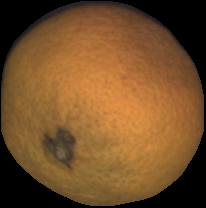
#> input picture data/mandarins/obj0002/im02.png, 206 x 208 px, found by its file name
$ jupyter execute notebook-axes-of-projected-ellipses.ipynb
#> lines starting #> are read from the running program, lines starting #| are printed output that depends on the picture; after the words box and inside, x2 and y2 are one past the last pixel; in counts of white or black regions, pixels touching at a corner belong together; long printed decimals are rounded
### covMatrix.py
# FUNCTION TO OBTAIN AXES OF THE PROJECTED ELLIPSE
import math
import numpy as np

def calculate_projected_axes(binary_mask):
    squared_mask = binary_mask ** 2
    x_indices, y_indices = np.indices(binary_mask.shape)
    n = np.count_nonzero(binary_mask)

    # ELEMENT (0,0) OF MATRIX
    sx = np.sum(x_indices * binary_mask)
    sxx = np.sum(x_indices * squared_mask)
    cx = sx / n
    cov_matrix_00 = (sxx / n) - cx ** 2

    # ELEMENT (1,1) OF MATRIX
    sy = np.sum(y_indices * binary_mask)
    syy = np.sum(y_indices * squared_mask)
    cy = sy / n
    cov_matrix_11 = (syy / n) - cy ** 2

    # ELEMENT (0, 1) and (1, 0) OF MATRIX
    sxy = np.sum(x_indices * y_indices * binary_mask)
    cov_matrix_10_01 = (sxy / n) - cx * cy

    # COVARIANCE MATRIX
    cov_matrix = [[cov_matrix_00, cov_matrix_10_01], [cov_matrix_10_01, cov_matrix_11]]
    eigenvalues = np.linalg.eigvals(cov_matrix)
    sorted_eigenvalues = np.sort(eigenvalues)[::-1]
    major_eigenvalue = sorted_eigenvalues[0]
    minor_eigenvalue = sorted_eigenvalues[-1]

    a = 2 * (math.sqrt(abs(major_eigenvalue)))  # semi major axis of projected ellipse
    b = 2 * (math.sqrt(abs(minor_eigenvalue)))  # semi minor axis of projected ellipse

    return [a, b] if a > b else [b, a]

### notebook-axes-of-projected-ellipses.ipynb
[cell 1]
# This code implements section 3.1.1 of the paper: 3D rotation of fruits
import matplotlib.pyplot as plt
import cv2
import numpy as np
import covMatrix

# image = cv2.imread("./data/mandarins/obj0008/im02.png")   # Prolate
# image = cv2.imread("./data/oranges/obj0002/im01.png")   # Shpere
image = cv2.imread("./data/tomatoes/obj0002/im02.png")   # Oblate
#> image is the input picture: shape (208, 206, 3); mean B, G, R 40.9, 78.3, 114.8

[cell 2]
print(image.shape)
#| (208, 206, 3)
plt.imshow(image)

[cell 3]
gray_img = cv2.cvtColor(image, cv2.COLOR_BGR2GRAY)
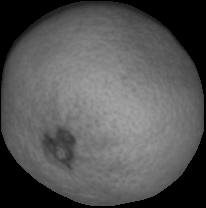
#> gray_img: shape (208, 206); min 0, max 164, mean 85
_, mask = cv2.threshold(gray_img, 0, 1, cv2.THRESH_BINARY)
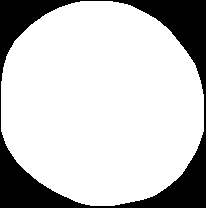
#> mask: shape (208, 206); values 0 (black) and 1 (white), 78% white; 1 black region, box (x1, y1, x2, y2) and area: (0, 0, 206, 208) 9439
unique_values = np.unique(mask)
#> unique_values = [0, 1]
print(mask.shape)
#| (208, 206)
plt.imshow(mask)

## TO IMPROVE PERFORMANCE
According to the paper, use a stride larger than 1. So the final img has smaller spatial dimensions (width, height).
Select only the pixels at each stride.

[cell 4]
stride = 2  # This is the stride length
strided_image = mask[::stride, ::stride]
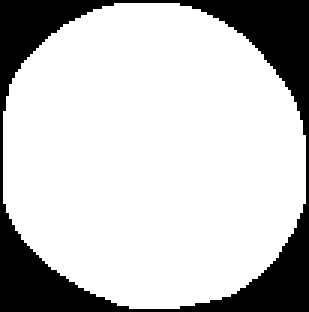
#> strided_image: shape (104, 103) (shown 3 times larger); values 0 (black) and 1 (white), 77.8% white; 1 black region, box (x1, y1, x2, y2) and area: (0, 0, 103, 104) 2377

print(strided_image.shape)
#| (104, 103)
plt.imshow(strided_image)

[cell 5]
# AXES WITH STRIDED IMG
axes = covMatrix.calculate_projected_axes(strided_image)
#> in calculate_projected_axes, `n = np.count_nonzero(binary_mask)`: n = 8335
#> in calculate_projected_axes, `sx = np.sum(x_indices * binary_mask)`: sx = 430210
#> in calculate_projected_axes, `cx = sx / n`: cx = 51.61
#> in calculate_projected_axes, `cov_matrix_00 = (sxx / n) - cx ** 2`: cov_matrix_00 = -2612.5
#> in calculate_projected_axes, `sy = np.sum(y_indices * binary_mask)`: sy = 421107
#> in calculate_projected_axes, `cy = sy / n`: cy = 50.52
#> in calculate_projected_axes, `cov_matrix_11 = (syy / n) - cy ** 2`: cov_matrix_11 = -2502
#> in calculate_projected_axes, `sxy = np.sum(x_indices * y_indices * binary_mask)`: sxy = 22025631
#> in calculate_projected_axes, `cov_matrix_10_01 = (sxy / n) - cx * cy`: cov_matrix_10_01 = 34.82
#> in calculate_projected_axes, `cov_matrix = [[cov_matrix_00, cov_matrix_10_01], [cov_matrix_10_01, co..`: cov_matrix = [[-2612.5, 34.82], [34.82, -2502]]
#> in calculate_projected_axes, `eigenvalues = np.linalg.eigvals(cov_matrix)`: eigenvalues = [-2622.5, -2492]
#> in calculate_projected_axes, `sorted_eigenvalues = np.sort(eigenvalues)[::-1]`: sorted_eigenvalues = [-2492, -2622.5]
#> in calculate_projected_axes, `major_eigenvalue = sorted_eigenvalues[0]`: major_eigenvalue = -2492
#> in calculate_projected_axes, `minor_eigenvalue = sorted_eigenvalues[-1]`: minor_eigenvalue = -2622.5
#> in calculate_projected_axes, `a = 2 * (math.sqrt(abs(major_eigenvalue)))`: a = 99.84
#> in calculate_projected_axes, `b = 2 * (math.sqrt(abs(minor_eigenvalue)))`: b = 102.4
#> axes = [102.4, 99.84]
print(axes)
#| [102.422, 99.839]

$ run again, with data/mandarins/obj0002/im00.png copied over data/mandarins/obj0002/im02.png
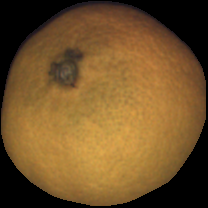
#> input picture data/mandarins/obj0002/im00.png, 208 x 208 px, found by its file name
#> image is the input picture: shape (208, 208, 3); mean B, G, R 41.2, 82, 113.3
#| (208, 208, 3)
#> `_, mask = cv2.threshold(gray_img, 0, 1, cv2.THRESH_BINARY)`:
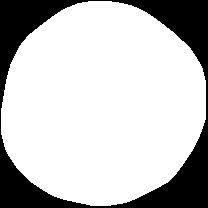
#> mask: shape (208, 208); values 0 (black) and 1 (white), 76.4% white; 1 black region, box (x1, y1, x2, y2) and area: (0, 0, 208, 208) 10222
#> unique_values = [0, 1]
#| (208, 208)
#> `strided_image = mask[::stride, ::stride]`:
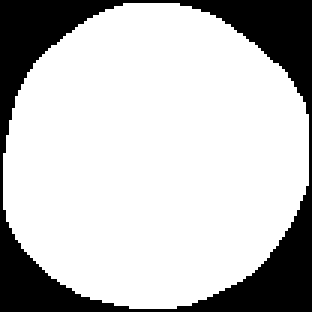
#> strided_image: shape (104, 104) (shown 3 times larger); values 0 (black) and 1 (white), 76.3% white; 1 black region, box (x1, y1, x2, y2) and area: (0, 0, 104, 104) 2563
#| (104, 104)
#> n = 8253
#> sx = 429095
#> cx = 51.99
#> cov_matrix_00 = -2651.2
#> sy = 420939
#> cy = 51
#> cov_matrix_11 = -2550.4
#> sxy = 21698806
#> cov_matrix_10_01 = -22.65
#> cov_matrix = [[-2651.2, -22.65], [-22.65, -2550.4]]
#> eigenvalues = [-2656.1, -2545.6]
#> sorted_eigenvalues = [-2545.6, -2656.1]
#> major_eigenvalue = -2545.6
#> minor_eigenvalue = -2656.1
#> a = 100.9
#> b = 103.1
#> axes = [103.1, 100.9]
#| [103.075, 100.908]
